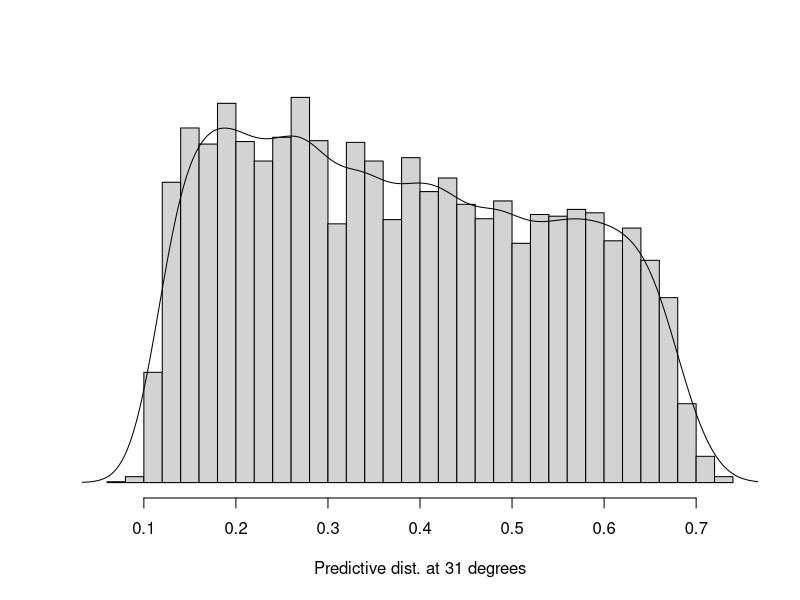
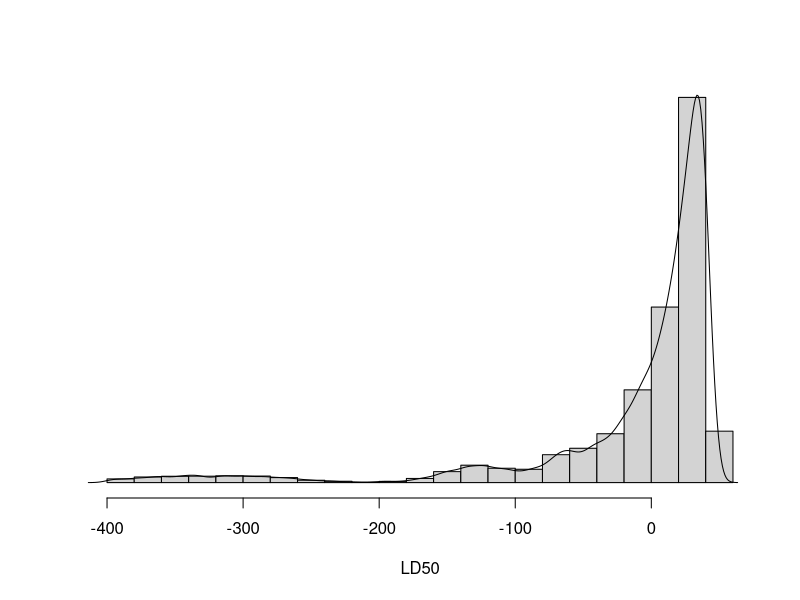
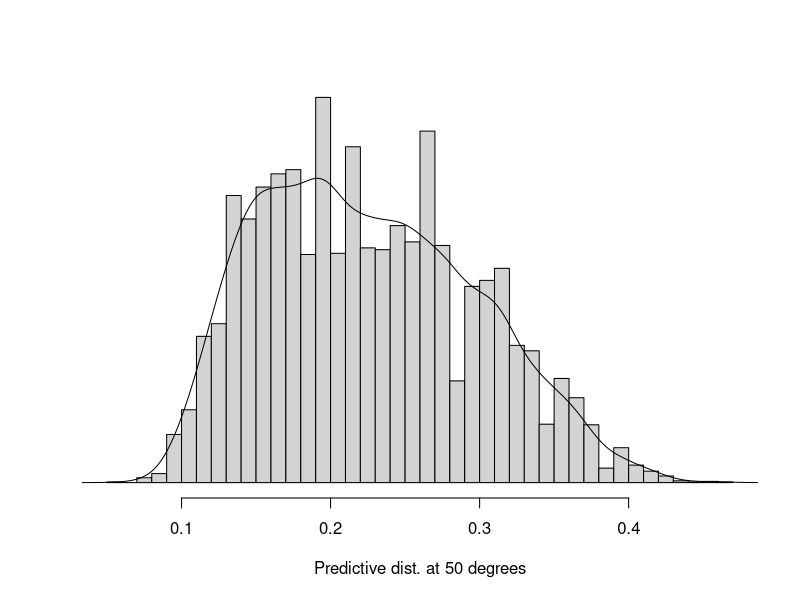
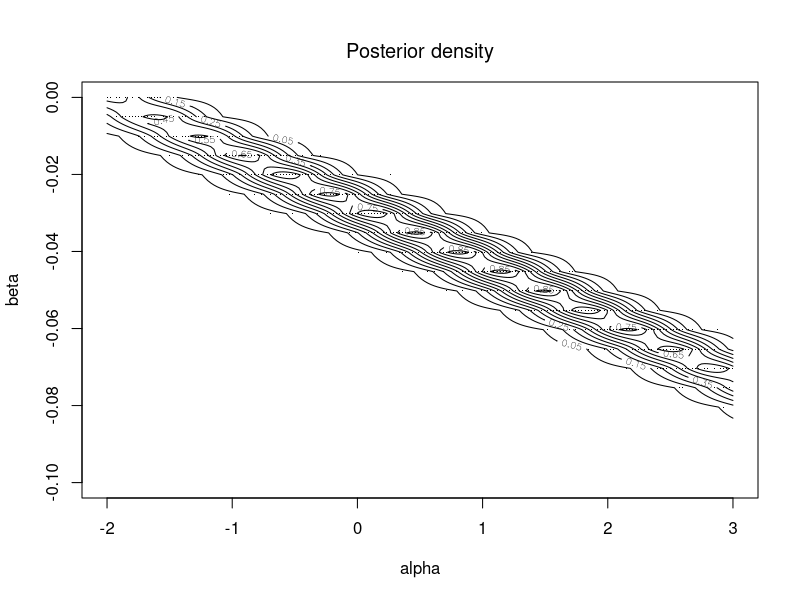

The R script that drew these images, in order: (Note: this script raises an error after producing the figures.)
# a.Prepare analysis of the type we did for Bioassay problem, 
# with the covariate being the temperature and the response variable being 
# #of primary O-rings in field joints with Erosion or blowby. 
# There are 6 primary O-rings per shuttle. 
# Challenger was launched at temperature of 31 degrees.
input<-function(LL=200){
  oring<-data.frame(temp <- c(66,70,69,68,67,72,73,70,57,63,70,78,
                              67,53,67,75,70,81,76,79,75,76,58),
                    orings<-rep(6,length(temp)),
                    eorb<-c(0.5,1,0.5,0.5,0.5,0.5,0.5,0.5,1,1,1,
                            0.5,0.5,2,0.5,0.5,0.5,0.5,0.5,0.5,2,0.5,1),
                    freq<-eorb/6)
  DD<-data.frame(y<-log((oring$freq)/(1- oring$freq)),x<-oring$temp)
  estimates <- lm(y~x,data=DD)
  alpha.hat <- summary(estimates)$coef[1,1]
  std.alpha <- summary(estimates)$coef[1,2]
  beta.hat <- summary(estimates)$coef[2,1]
  std.beta <- summary(estimates)$coef[2,2]
  alpha<-seq(-2,3,length=LL)
  beta<-seq(-1,0,length=LL)
  return(list(oring=oring,estimates=estimates,alpha=alpha,beta=beta))
}

log.post<-function(alpha,beta,data=DD$oring){
  ldens<-0
  for (i in 1:length(data$temp)){
    theta <- 1/(1+exp(-alpha-beta*data$temp[i]))
    ldens <- ldens + data$eorb[i]*log(theta) + 
    (data$orings[i]-data$eorb[i])*log(1-theta)}
  return(ldens)
}

randomdraw2d<-function(size,x,y,prob){
  if (sum(prob)!=1){
    prob<-prob/sum(prob)
  }
  probx<-rowSums(prob)
  xsampleindex<-sample(1:length(x),size=size,replace=TRUE,prob=probx)
  ysampleindex<-rep(NA,size)
  for (i in 1:size){
    proby.x<-prob[xsampleindex[i],]
    proby.x<-proby.x/sum(proby.x)
    ysampleindex[i]<-sample(1:length(y),1,replace=TRUE,prob=proby.x)
  }
  sample2d<-cbind(x[xsampleindex],y[ysampleindex])
  return(sample2d)
}

plot.joint.post=function(DD,log.post,drawsize){
  contours=seq(.05,.95,.1)
  logdens=outer(DD$alpha,DD$beta,log.post,data=DD$oring)
  dens=exp(logdens-max(logdens))
  contour(DD$alpha,DD$beta,dens,levels=contours,
          xlab= "alpha", ylab="beta", ylim=c(-0.1,0))
  points(randomdraw2d(drawsize,DD$alpha,DD$beta,prob= dens/sum(dens)),pch=".")
  mtext("Posterior density",3,line=1,cex=1.2)
}

DD <- input(200)
prob <- outer(DD$alpha, DD$beta, log.post, DD$oring)
prob <- exp(prob)
prob <- prob/sum(prob)
pdraws <- randomdraw2d(10000,DD$alpha, DD$beta, prob)

# b.Compute the predictive distribution of an erosion or blowby at 31 degrees
theta31 <- 1/(1+exp(-(pdraws[,1]+pdraws[,2]*31)))
pdf("dist31.pdf")
hist(theta31,freq=FALSE,breaks=30, yaxt="n", 
     xlab="Predictive dist. at 31 degrees", ylab="", main="")
lines(density(theta31))
dev.off()

# c.Find distribution of x such that p(erosion or blowby)=.05 based on this data
ld50 <- -pdraws[,1]/pdraws[,2]
pdf("ld50.pdf")
hist(ld50,freq=FALSE,breaks=30, yaxt="n", xlab="LD50", ylab="", main="")
lines(density(ld50))
dev.off()

# d.What is the credible interval for the probability of erosion/blowby 
# at 31 degrees Fahrenheit?
c2 <- quantile(theta31,0.975)
c1 <- quantile(theta31,0.025)
# 95% credible interval: [0.1267895, 0.6689950]
ci95 <- c(c1,c2)

# e.Find the predictive distribution of probability of a field joint O-ring being 
# damaged (erosion/blowby) to a new space shuttle launch at 50 degrees
theta50 <- 1/(1+exp(-(pdraws[,1]+pdraws[,2]*50)))
pdf("dist50.pdf")
hist(theta50,freq=FALSE,breaks=30, yaxt="n", 
     xlab="Predictive dist. at 50 degrees", ylab="", main="")
lines(density(theta50))
dev.off()

# f.Suppose you were told that an expert has predicted that the space shuttle at 
# temperature of 60 degrees will have has median .02 and 90 percentile of .08. 
# How would you quantify this in your prior? How would your posterior change?
log.post.betaprior<-function(alpha,beta,data=DD$oring){
  params <- beta.select(list(p=.5,x=0.02),list(p=.9,x=0.08))
  ldens <- (alpha+60*beta)*(params[1]-1)+
  (2-params[1]-params[2])*log(1+exp(alpha+60*beta))
  for (i in 1:length(data$temp)){
    theta <- 1/(1+exp(-alpha-beta*data$temp[i]))
    ldens <- ldens + data$eorb[i]*log(theta) + 
    (data$orings[i]-data$eorb[i])*log(1-theta)}
  return(ldens)
}

pdf("post_dist_1.pdf")
plot.joint.post(DD,log.post,drawsize=1000)
dev.off()

pdf("post_dist_beta.pdf")
plot.joint.post(DD,log.post.betaprior,drawsize=1000)
dev.off()
